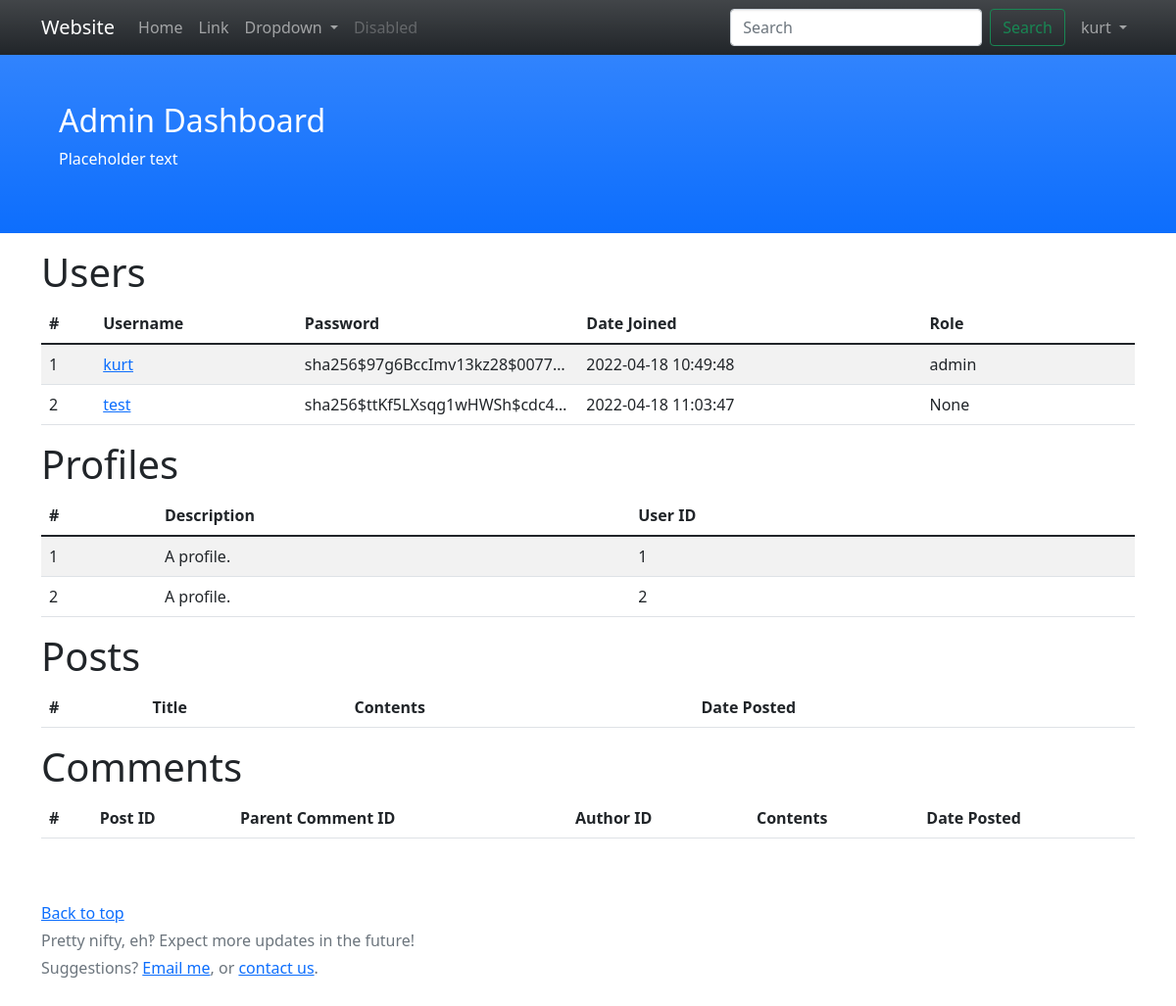
The app's page /admin/dashboard (signed in) with its own data.
### Source/Website/models.py (models this page shows)
class User(UserMixin, db.Model):
	id = db.Column(db.Integer, primary_key=True)
	username = db.Column(db.String(15), unique=True)
	password = db.Column(db.String(80))
	join = db.Column(db.DateTime, server_default=func.now(), nullable=False)
	role = db.Column(db.String(15))

class Profile(db.Model):
	id = db.Column(db.Integer, primary_key=True)
	description = db.Column(db.String(256))
	user_id = db.Column(db.Integer, db.ForeignKey('user.id'), nullable=False)
	posts = db.relationship('Post', backref='profile', lazy=True)

### Source/Website/admin/dashboard.py (the view)
@admin.route('/dashboard')
def root():
	if not current_user.is_authenticated or not current_user.role == "admin":
		abort(404)
	users = User.query.order_by(User.id)
	profiles = Profile.query.order_by(Profile.id)
	posts = Post.query.order_by(Post.id)
	comments = Comment.query.order_by(Comment.id)
	return render_template("admin/dashboard.html",
		users = users,
		profiles = profiles,
		posts = posts,
		comments = comments)

### Source/Website/auth/__init__.py (called while the page is built)
@login_manager.user_loader
def load_user(user_id):
	return User.query.get(int(user_id))

### Source/Website/admin/templates/admin/dashboard.html (shortened to what this page needs)
{% extends "base.html" %}
{% block styles %}
{{ super() }}
<link rel="stylesheet" href="{{url_for('.static', filename='dashboard.css')}}">
{% endblock %}
{% block header %}
<div class="p-5 bg-primary text-white bg-gradient jumbotron">
	<div class="container text-shadow-bold">
		<h2>Admin Dashboard</h2>
		<p>Placeholder text</p>
	</div>
</div>
{% endblock %}
{% block content %}
<h1>Users</h1>
<div class="table-responsive">
	<table class="table table-striped">
		<thead>
			<tr>
				<th>#</th>
				<th>Username</th>
				<th>Password</th>
				<th>Date Joined</th>
				<th>Role</th>
			</tr>
		</thead>
		<tbody>
			{% for user in users %}
			<tr>
				<td>{{ user.id }}</td>
				<td><a href="/user/{{ user.username }}">{{ user.username }}</a></td>
				<td class="password-column">{{ user.password }}</td>
				<td>{{ user.join }}</td>
				<td>{{ user.role }}</td>
				<td><button title="Delete this user" data-user-username="{{ user.username }}" type="button" class="btn-delete-user invisible btn-close float-end" aria-label="Close"></button></td>
			</tr>
			{% endfor %}
		</tbody>
	</table>
</div>
<h1>Profiles</h1>
<div class="table-responsive">
	<table class="table table-striped">
		<thead>
			<tr>
				<th>#</th>
				<th>Description</th>
				<th>User ID</th>
			</tr>
		</thead>
		<tbody>
			{% for profile in profiles %}
			<tr>
				<td>{{ profile.id }}</td>
				<td>{{ profile.description }}</td>
				<td>{{ profile.user_id }}</td>
				<td><button type="button" class="invisible btn-close float-end" aria-label="Close"></button></td>
			</tr>
			{% endfor %}
		</tbody>
	</table>
</div>
<h1>Posts</h1>
<div class="table-responsive">
	<table class="table table-striped">
		<thead>
			<tr>
				<th>#</th>
				<th>Title</th>
				<th>Contents</th>
				<th>Date Posted</th>
			</tr>
		</thead>
	</table>
</div>
<h1>Comments</h1>
<div class="table-responsive">
	<table class="table table-striped">
		<thead>
			<tr>
				<th>#</th>
				<th>Post ID</th>
				<th>Parent Comment ID</th>
				<th>Author ID</th>
				<th>Contents</th>
				<th>Date Posted</th>
			</tr>
		</thead>
	</table>
</div>
{% endblock %}

### Source/Website/templates/base.html (shortened to what this page needs)
<!DOCTYPE HTML>
<html>
	<head>
		{% block styles %}
		<link href="{{url_for('static', filename='css/theme.min.css')}}" rel="stylesheet">
		{% endblock %}
	</head>
	<body>
		<nav class="navbar navbar-expand-lg navbar-dark bg-dark sticky-top shadow-bold">
			<div class="container">
				<a class="navbar-brand" href="{{ url_for('home.root') }}">Website</a>
				<div class="collapse navbar-collapse" id="navbarSupportedContent">
					<ul class="navbar-nav me-auto mb-2 mb-lg-0">
						<li>
							<a class="nav-link {% if request.path == url_for('home.root') %}active{% endif %}" aria-current="page" href="{{ url_for('home.root') }}">Home</a>
						</li>
						<li>
							<a class="nav-link" href="#">Link</a>
						</li>
						<li class="nav-item dropdown">
							<a class="nav-link dropdown-toggle" href="#" id="navbarDropdown" role="button" data-bs-toggle="dropdown" aria-expanded="false">
								Dropdown
							</a>
						</li>
						<li>
							<a class="nav-link disabled">Disabled</a>
						</li>
					</ul>
					<form class="d-flex me-2">
						<input class="form-control me-2" type="search" placeholder="Search" aria-label="Search">
						<button class="btn btn-outline-success" type="submit">Search</button>
					</form>
					<ul class="navbar-nav">
						{% if current_user.is_authenticated %}
						<li class="nav-item dropdown">
							<a class="nav-link dropdown-toggle" href="#" id="navbarDropdown" role="button" data-bs-toggle="dropdown" aria-expanded="false">
								{{ current_user.username }}
							</a>
						</li>
						{% endif %}
					</ul>
				</div>
			</div>
		</nav>
		{% block header %}
		{% endblock %}
		<div class="container pt-3">
			<main>
				{% block content %}{% endblock %}
			</main>
		</div>
		{% block footer %}
		<footer class="text-muted py-5">
			<div class="container">
				<p class="float-right mb-1">
					<a href="#">Back to top</a>
				</p>
				<p class="mb-1">Pretty nifty, eh&#8253; Expect more updates in the future!</p>
				<p class="mb-0">Suggestions? <a href="#">Email me</a>, or <a href="#">contact us</a>.</p>
			</div>
		</footer>
		{% endblock %}
	</body>
</html>

### Source/Website/admin/static/dashboard.css (style rules this page uses)
.password-column { overflow: hidden; text-overflow: ellipsis; max-width: 15ch; }

### records on screen
User: username "kurt", id "1", password "sha256$97g6BccImv13kz28$0077…", join "2022-04-18 10:49:48", role "admin"
User: id "2", username "test", password "sha256$ttKf5LXsqg1wHWSh$cdc4…", join "2022-04-18 11:03:47", role "None"
Profile: id "1", description "A profile.", user_id "1"
Profile: id "2", description "A profile.", user_id "2"
